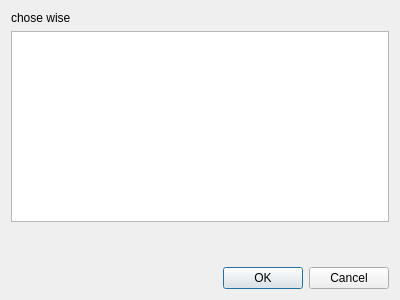
<?xml version="1.0" encoding="UTF-8"?>
<ui version="4.0">
 <class>Dialog</class>
 <widget class="QDialog" name="Dialog">
  <property name="geometry">
   <rect>
    <x>0</x>
    <y>0</y>
    <width>400</width>
    <height>300</height>
   </rect>
  </property>
  <property name="windowTitle">
   <string>Dialog</string>
  </property>
  <layout class="QVBoxLayout" name="verticalLayout">
   <item>
    <widget class="QLabel" name="label">
     <property name="text">
      <string>chose wise</string>
     </property>
    </widget>
   </item>
   <item>
    <widget class="QListWidget" name="listWidget"/>
   </item>
   <item>
    <spacer name="verticalSpacer">
     <property name="orientation">
      <enum>Qt::Vertical</enum>
     </property>
     <property name="sizeHint" stdset="0">
      <size>
       <width>20</width>
       <height>40</height>
      </size>
     </property>
    </spacer>
   </item>
   <item>
    <widget class="QDialogButtonBox" name="dialogbutton">
     <property name="orientation">
      <enum>Qt::Horizontal</enum>
     </property>
     <property name="standardButtons">
      <set>QDialogButtonBox::Cancel|QDialogButtonBox::Ok</set>
     </property>
    </widget>
   </item>
  </layout>
 </widget>
 <resources/>
 <connections>
  <connection>
   <sender>dialogbutton</sender>
   <signal>accepted()</signal>
   <receiver>Dialog</receiver>
   <slot>accept()</slot>
   <hints>
    <hint type="sourcelabel">
     <x>248</x>
     <y>254</y>
    </hint>
    <hint type="destinationlabel">
     <x>157</x>
     <y>274</y>
    </hint>
   </hints>
  </connection>
  <connection>
   <sender>dialogbutton</sender>
   <signal>rejected()</signal>
   <receiver>Dialog</receiver>
   <slot>reject()</slot>
   <hints>
    <hint type="sourcelabel">
     <x>316</x>
     <y>260</y>
    </hint>
    <hint type="destinationlabel">
     <x>286</x>
     <y>274</y>
    </hint>
   </hints>
  </connection>
 </connections>
</ui>
